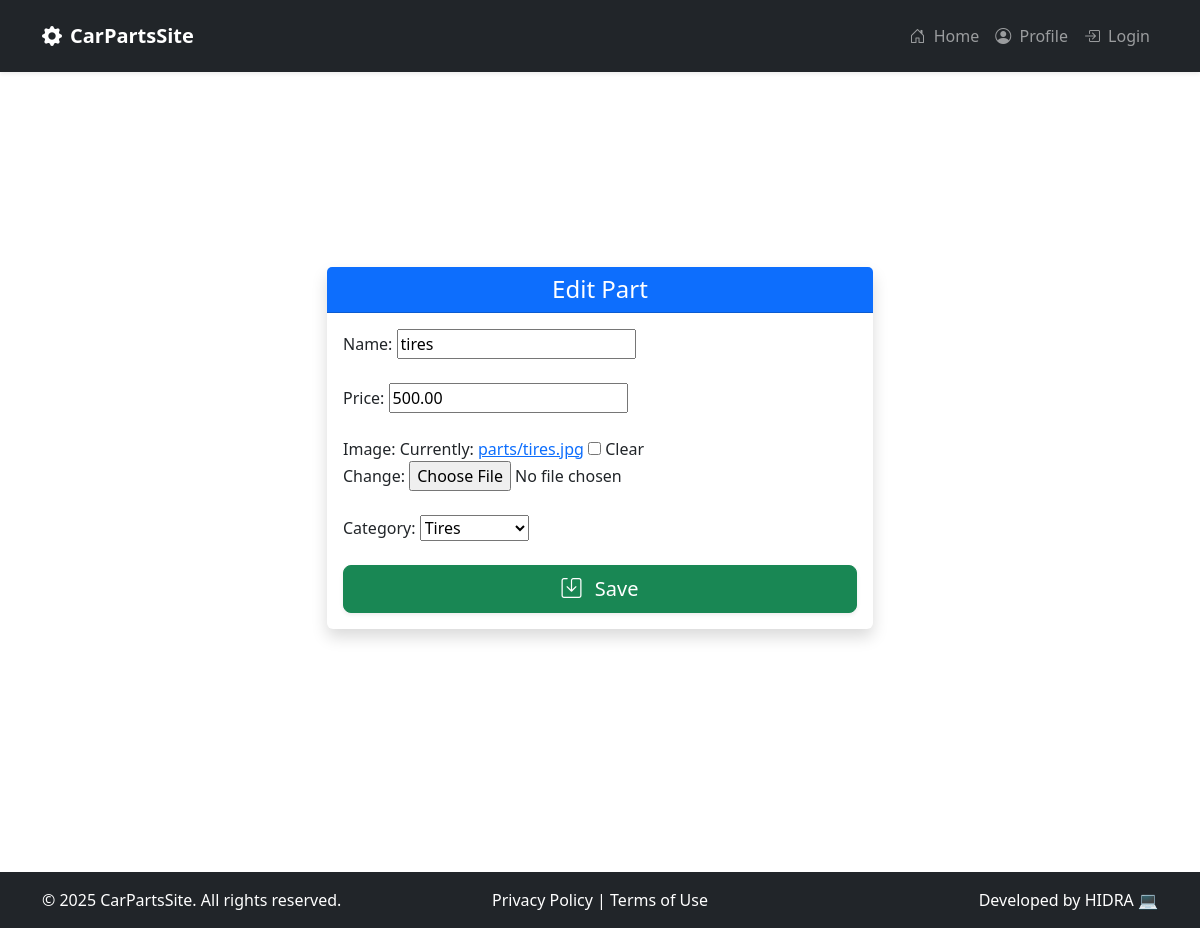
Page /products/products/4/edit/ on the earlier database version.
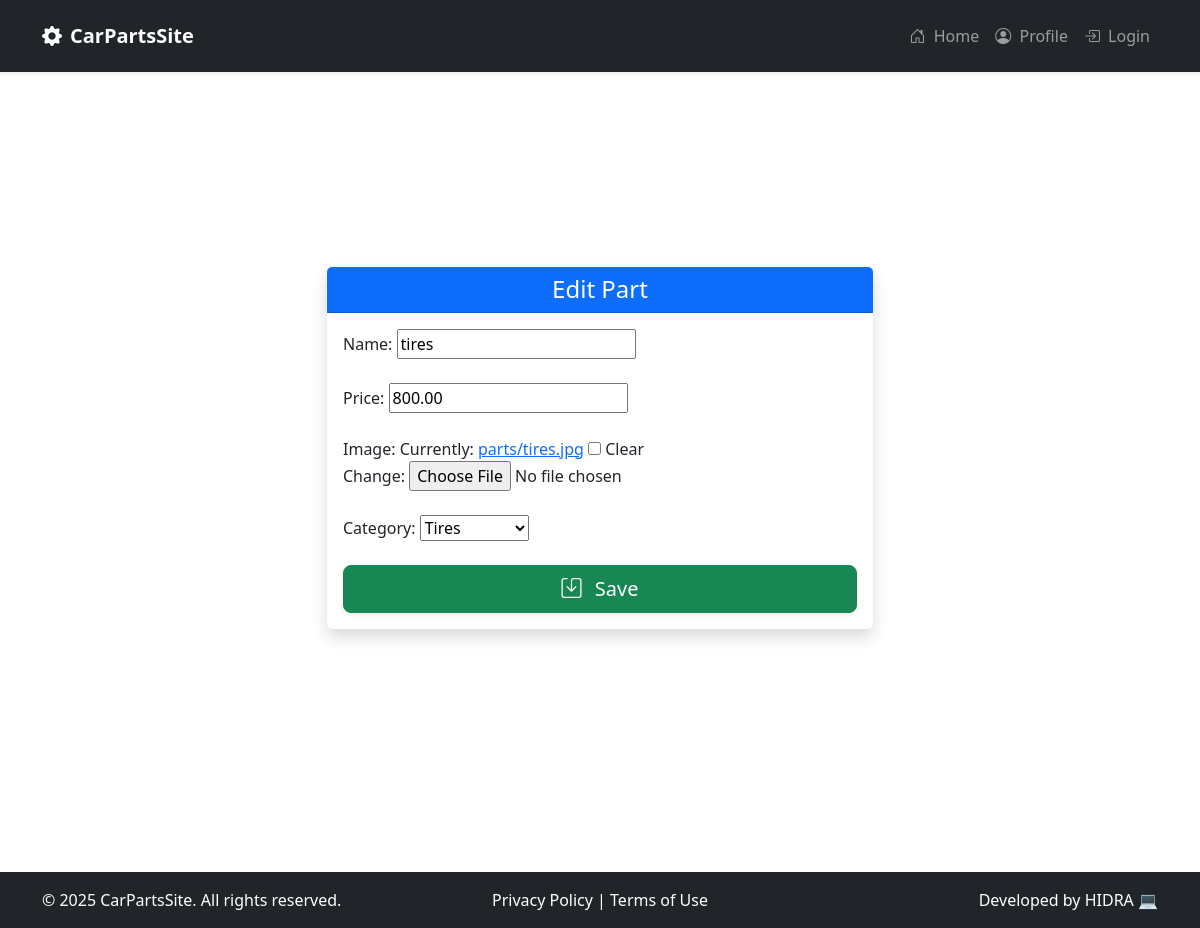
Same page on the later database version.
### products/models.py (models this page shows, shortened)
class Part(models.Model):
    CATEGORY_CHOICES = [
        ('Engine', 'Engine'),
        ('Brakes', 'Brakes'),
        ('Suspension', 'Suspension'),
        ('Electrical', 'Electrical'),
        ('Interior', 'Interior'),
        ('Body', 'Body'),
        ('Tires', 'Tires'),
        ('Motor oil','Motor oil'),
    ]
    name = models.CharField(max_length=100)
    category = models.CharField(max_length=50, choices=CATEGORY_CHOICES)
    price = models.DecimalField(max_digits=8, decimal_places=2)
    image = models.ImageField(upload_to='parts/', blank=True, null=True)
    created_at = models.DateTimeField(auto_now_add=True)

### products/views.py (the view)
# urls.py: path('products/<int:pk>/edit/', views.part_edit, name='edit_part'),
def part_edit(request, pk=None):
    part = get_object_or_404(Part, pk=pk) if pk else None
    if request.method == 'POST':
        form = PartForm(request.POST, request.FILES, instance=part)
        if form.is_valid():
            form.save()
            messages.success(request, 'Part saved successfully.')
            return redirect('inventory')
    else:
        form = PartForm(instance=part)
    return render(request, 'products/part_form.html', {'form': form})

### products/forms.py
class PartForm(forms.ModelForm):
    class Meta:
        model = Part
        fields = ['name', 'price', 'image', 'category']  # Elimina 'description'

### templates/products/part_form.html (shortened to what this page needs)
{% extends "base.html" %}
{% block content %}
  <div class="container d-flex justify-content-center align-items-center" style="min-height: 100vh;">
    <div class="col-md-8 col-lg-6">
      <div class="card shadow rounded border-0 mb-5">
        <div class="card-header bg-primary text-white text-center">
          <h4 class="mb-0">
            {% if form.instance.pk %}
              Edit Part
            {% else %}
              Add New Part
            {% endif %}
          </h4>
        </div>
        <div class="card-body">
          <form method="post" enctype="multipart/form-data" novalidate>
            {% for field in form %}
              <div class="mb-4">
                {{ field.label_tag }}
                {{ field }}
              </div>
            {% endfor %}
            <div class="d-grid">
              <button type="submit" class="btn btn-success btn-lg shadow-sm">
                <i class="bi bi-save me-2"></i> Save
              </button>
            </div>
          </form>
        </div>
      </div>
    </div>
  </div>
{% endblock %}

Differences in the rows shown:
changed Part "tires": price "500.00" → "800.00"
